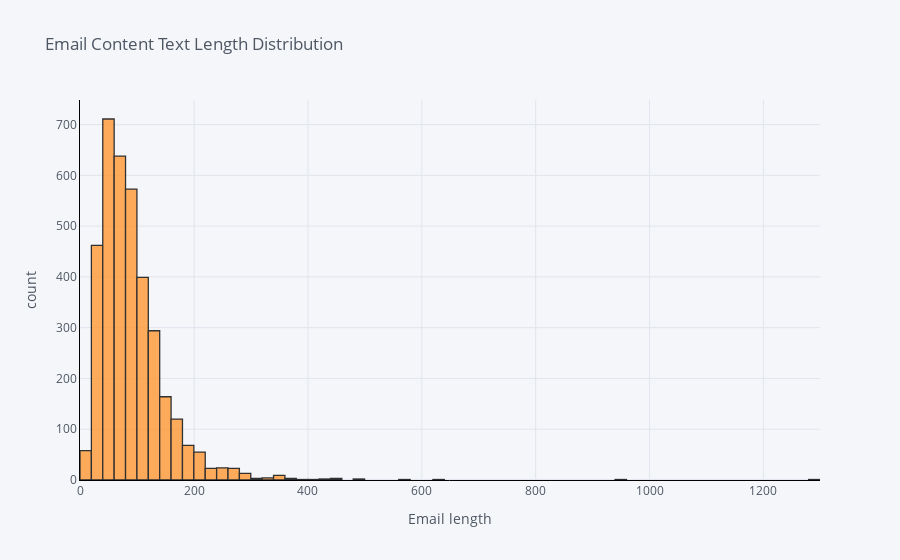

Notebook code for this chart:
### Code cell
df_train['email_len'].iplot(
    kind='hist',
    bins=100,
    xTitle='Email length',
    linecolor='black',
    yTitle='count',
    title='Email Content Text Length Distribution')

### Figure 1 — Plotly figure (JSON) as saved in the notebook; plotly's stock layout.template omitted (floating-point values rounded to 4 significant figures; data arrays with more than 128 entries replaced by an {"elided": "..."} marker saying what was removed)
{"data": [{"histfunc": "count", "histnorm": "", "marker": {"color": "rgba(255, 153, 51, 1.0)", "line": {"color": "#000000", "width": 1.3}}, "name": "email_len", "nbinsx": 100, "opacity": 0.8, "orientation": "v", "type": "histogram", "x": {"elided": "3657 int values"}}], "layout": {"barmode": "overlay", "legend": {"bgcolor": "#F5F6F9", "font": {"color": "#4D5663"}}, "paper_bgcolor": "#F5F6F9", "plot_bgcolor": "#F5F6F9", "title": {"font": {"color": "#4D5663"}, "text": "Email Content Text Length Distribution"}, "xaxis": {"gridcolor": "#E1E5ED", "linecolor": "black", "showgrid": true, "tickfont": {"color": "#4D5663"}, "title": {"font": {"color": "#4D5663"}, "text": "Email length"}, "zerolinecolor": "#E1E5ED"}, "yaxis": {"gridcolor": "#E1E5ED", "linecolor": "black", "showgrid": true, "tickfont": {"color": "#4D5663"}, "title": {"font": {"color": "#4D5663"}, "text": "count"}, "zerolinecolor": "#E1E5ED"}}}
